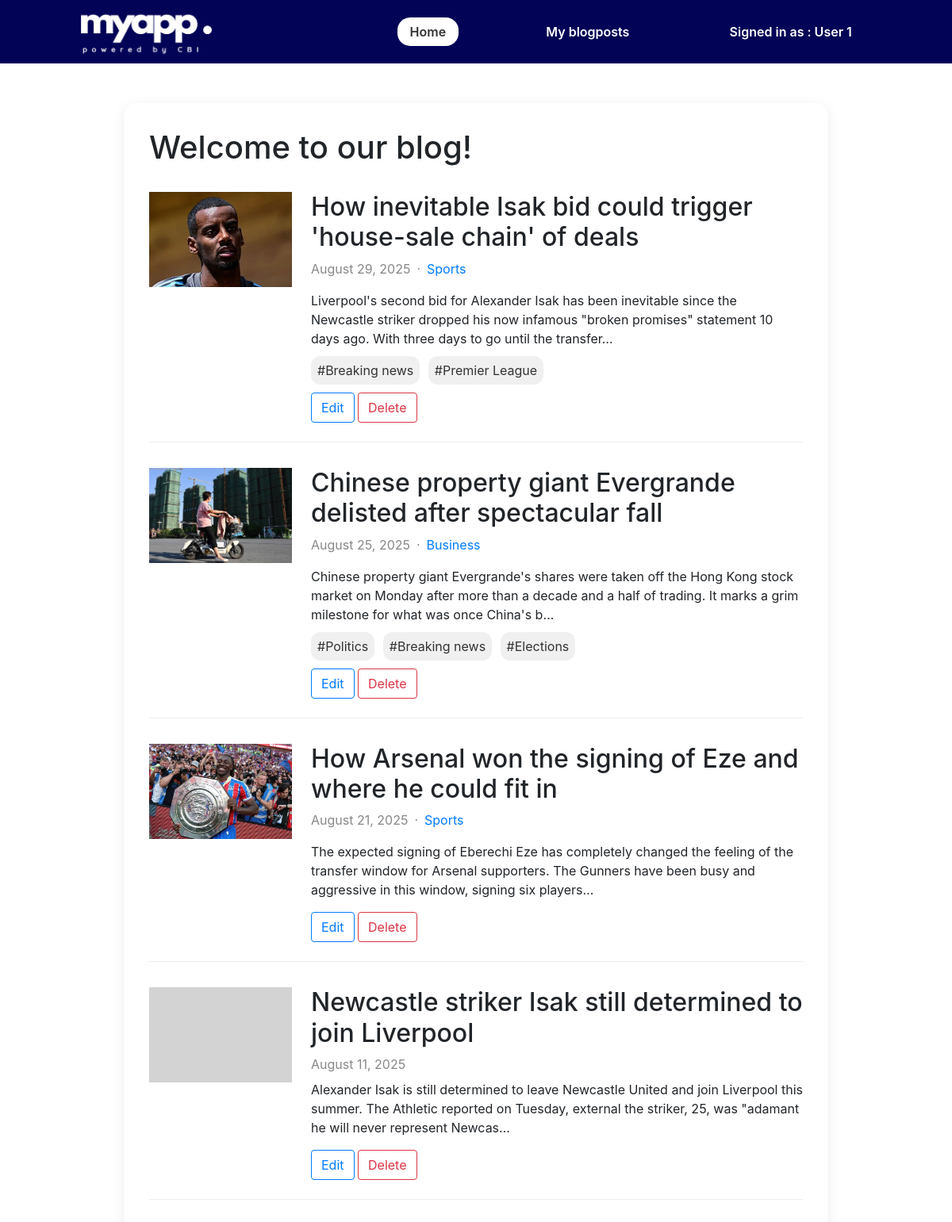
The page / on the database its author committed.
### posts/models.py (models this page shows, shortened)
class BlogPost(models.Model):
    title = models.CharField(max_length=100)
    content = models.TextField()
    category = models.ForeignKey(Category, on_delete=models.SET_NULL, null=True, blank=True)
    tags = models.ManyToManyField(Tag, blank=True)
    image = models.ImageField(upload_to='images/', blank=True, null=True)
    created_on = models.DateTimeField(auto_now_add=True)
    modified_on = models.DateTimeField(auto_now=True)

class Category(models.Model):
    name = models.CharField(max_length=100, unique=True)
    created_on = models.DateTimeField(auto_now_add=True)
    modified_on = models.DateTimeField(auto_now=True)

class Tag(models.Model):
    name = models.CharField(max_length=100, unique=True)
    created_on = models.DateTimeField(auto_now_add=True)
    modified_on = models.DateTimeField(auto_now=True)

### posts/views.py (the view)
# urls.py: 2. Add a URL to urlpatterns:  path('', views.home, name='home')
def home(request):
    blogs = BlogPost.objects.all().order_by('-created_on')
    blogscount = blogs.count()
    context = {
        'blogs':blogs,
        'blogscount':blogscount
    }
    return render(request,'posts/home.html',context)

### posts/templates/posts/home.html
{% extends "posts/base.html"%}
{%block content%}
    <div class="main-container">
        <div class="topbar">
            <h1 class="title">Welcome to our blog!</h1>
        </div>
        {% if blogscount == 0%}
        <p> There are no blog posts yet</p>
        {%else%}
        <div>
            {% for blog in blogs%}
                <div class="article">
                    <div class="article-image">
                        {% if blog.image %}
                        <img src="{{blog.image.url}}">
                        {% endif %}
                    </div>
                    <div class="article-content">
                        <h2>{{blog.title}}</h2>
                        <div class="article-details">
                            <div class="article-date">{{blog.created_on|date:"F j, Y"}}</div>
                            {% if blog.category %}
                                <div class="article-dot">&middot;</div>
                                <p class="article-category">{{blog.category.name}}</p>
                            {% endif%}
                        </div>
                        <p>{{blog.content|truncatechars:200}}</p>
                        {% if blog.tags.all %}
                        <div class="tag-holder">
                            {% for tag in blog.tags.all %}
                                <span class="article-tags"> #{{tag.name}}</span>
                            {%endfor%}
                        </div>
                        {% endif %}
                        <div class="article-buttons">
                            <a class="btn btn-outline-primary" href="{% url 'edit' blog.id %}">Edit</a>
                            <a class="btn btn-outline-danger" href="{% url 'delete' blog.id %}">Delete</a>
                        </div>
                    </div>
                </div>
            {% endfor %}
        </div>
        {%endif%}
    </div>
{%endblock%}

### posts/templates/posts/base.html (shortened to what this page needs)
{% load static%}
<!DOCTYPE html>
<html lang="en">
<head>
    <link rel="stylesheet" href="{% static 'posts/main.css'%}">
    <link rel="stylesheet" href="https://cdn.jsdelivr.net/npm/bootstrap@4.6.2/dist/css/bootstrap.min.css">
</head>
<body>
    <nav class="navbar">
        <div class="navbar-logo">
            <a href="/">
                <img class="logo" src="{% static 'posts/MyAppLogo.png'%}" alt="My image">
            </a>
        </div>
         <ul class="navbar-links">
            <li>
                <a href="{% url 'home'%}" class="{% if request.path == '/'%}active{%endif%}"> Home</a>
            </li>
            <li>
                <a href="{% url 'blogposts'%}" class="{% if request.path == '/blogposts'%}active{%endif%}"> My blogposts</a>
            </li>
            <li>
                <a href="#" class="{% if request.path == '#'%}active{%endif%}"> Signed in as : User 1 </a>
            </li>
         </ul>
    </nav>
    <div class="container">
        {%block content%}
        {%endblock%}
    </div>
</body>
</html>

### posts/static/posts/main.css (style rules this page uses)
html { font-family: Arial, Helvetica, sans-serif; }
body { margin: 0 ; padding:0; }
.navbar { width: 100%; height: 80px; background: #020256; display: flex; flex-direction: row; }
.navbar-logo { width: 30%; height: 100%; display: flex; justify-content: center; align-items: center; }
.navbar-links { width: 70%; height: 100%; margin:0; display: flex; align-items: center; justify-content: space-evenly; list-style: none; }
.logo { max-width: 90%; max-height: 70px; height: auto; }
.navbar-links a { text-decoration: none; color: white; font-weight: 600; font-size: 1rem; padding: 8px 16px; }
.navbar-links a.active, .navbar-links a:hover { background-color: white; color: #333; padding: 8px 16px; border-radius: 16px; }
.container { display: flex; justify-content: center; margin-top: 50px; }
.main-container { width: 80%; box-shadow: 0 4px 16px rgba(0, 0, 0, 0.08); border-radius: 16px; padding:32px; }
.title { margin: 0; }
.topbar { display: flex; flex-direction: row; justify-content: space-between; align-items: center; margin-bottom: 16px; }
.article, .article-delete { display: flex; border-bottom: 1px solid #eee; gap:24px; margin: 32px 0; padding-bottom: 24px; }
.article-image, .article-image-delete { flex:0 0 180px; background-color: lightgray; max-height: 120px; }
.article-image img, .article-image-delete img { object-fit: cover; width: 180px; height: 120px; }
.article-date { color:#888; margin-bottom: 8px; }
.article-details { display: flex; flex-direction: row; }
.article-category { color: #007bff; margin-left: 8px; }
.article-dot { margin-left: 8px; color: #888; }
.article-tags { background: #f0f0f0; color: #333; padding:8px; margin-right: 6px; border-radius: 12px; }
.tag-holder { margin-bottom: 16px; }

### rows shown on the page
BlogPost: image (picture), title "How inevitable Isak bid could trigger 'house-sale chain' of deals", created_on "August 29, 2025", category.name "Sports", content "Liverpool's second bid for Alexander Isak has been inevitable since the Newcastle striker dropped his now infamous \"broken promises\" statement 10 days ago. With three days to go until the transfer…"
Tag: name "Breaking news"
Tag: name "Premier League"
BlogPost: image (picture), title "Chinese property giant Evergrande delisted after spectacular fall", created_on "August 25, 2025", category.name "Business", content "Chinese property giant Evergrande's shares were taken off the Hong Kong stock market on Monday after more than a decade and a half of trading. It marks a grim milestone for what was once China's b…"
Tag: name "Politics"
Tag: name "Elections"
BlogPost: image (picture), title "How Arsenal won the signing of Eze and where he could fit in", created_on "August 21, 2025", category.name "Sports", content "The expected signing of Eberechi Eze has completely changed the feeling of the transfer window for Arsenal supporters. The Gunners have been busy and aggressive in this window, signing six players…"
BlogPost: title "Newcastle striker Isak still determined to join Liverpool", created_on "August 11, 2025", content "Alexander Isak is still determined to leave Newcastle United and join Liverpool this summer. The Athletic reported on Tuesday, external the striker, 25, was \"adamant he will never represent Newcas…"
